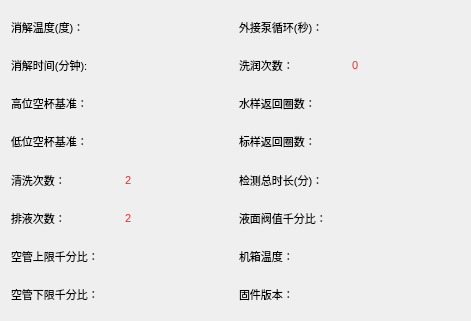
    <widget class="QWidget" name="gridLayoutWidget_4">
     <property name="geometry">
      <rect>
       <x>660</x>
       <y>140</y>
       <width>471</width>
       <height>321</height>
      </rect>
     </property>
     <layout class="QGridLayout" name="gridLayout_9">
      <item row="6" column="3">
       <widget class="QLabel" name="label_115">
        <property name="styleSheet">
         <string notr="true">background: transparent;
color: rgb(239, 41, 41);
font: 8pt ;</string>
        </property>
        <property name="text">
         <string/>
        </property>
       </widget>
      </item>
      <item row="6" column="2">
       <widget class="QLabel" name="label_93">
        <property name="styleSheet">
         <string notr="true">background: transparent;
font: 8pt ;</string>
        </property>
        <property name="text">
         <string>机箱温度：</string>
        </property>
       </widget>
      </item>
      <item row="4" column="1">
       <widget class="QLabel" name="label_118">
        <property name="styleSheet">
         <string notr="true">background: transparent;
color: rgb(239, 41, 41);
font: 8pt ;</string>
        </property>
        <property name="text">
         <string>2</string>
        </property>
       </widget>
      </item>
      <item row="5" column="2">
       <widget class="QLabel" name="label_94">
        <property name="styleSheet">
         <string notr="true">background: transparent;
font: 8pt ;</string>
        </property>
        <property name="text">
         <string>液面阀值千分比：</string>
        </property>
       </widget>
      </item>
      <item row="7" column="2">
       <widget class="QLabel" name="label_102">
        <property name="styleSheet">
         <string notr="true">background: transparent;
font: 8pt ;</string>
        </property>
        <property name="text">
         <string>固件版本：</string>
        </property>
       </widget>
      </item>
      <item row="5" column="3">
       <widget class="QLabel" name="label_114">
        <property name="styleSheet">
         <string notr="true">background: transparent;
color: rgb(239, 41, 41);
font: 8pt ;</string>
        </property>
        <property name="text">
         <string/>
        </property>
       </widget>
      </item>
      <item row="0" column="0">
       <widget class="QLabel" name="label_90">
        <property name="styleSheet">
         <string notr="true">background: transparent;
font: 8pt ;</string>
        </property>
        <property name="text">
         <string>消解温度(度)：</string>
        </property>
       </widget>
      </item>
      <item row="0" column="3">
       <widget class="QLabel" name="label_85">
        <property name="styleSheet">
         <string notr="true">background: transparent;
color: rgb(239, 41, 41);
font: 8pt ;</string>
        </property>
        <property name="text">
         <string/>
        </property>
       </widget>
      </item>
      <item row="4" column="2">
       <widget class="QLabel" name="label_101">
        <property name="styleSheet">
         <string notr="true">background: transparent;
font: 8pt ;</string>
        </property>
        <property name="text">
         <string>检测总时长(分)：</string>
        </property>
       </widget>
      </item>
      <item row="7" column="1">
       <widget class="QLabel" name="label_121">
        <property name="styleSheet">
         <string notr="true">background: transparent;
color: rgb(239, 41, 41);
font: 8pt ;</string>
        </property>
        <property name="text">
         <string/>
        </property>
       </widget>
      </item>
      <item row="2" column="0">
       <widget class="QLabel" name="label_92">
        <property name="styleSheet">
         <string notr="true">background: transparent;
font: 8pt ;</string>
        </property>
        <property name="text">
         <string>高位空杯基准：</string>
        </property>
       </widget>
      </item>
      <item row="3" column="2">
       <widget class="QLabel" name="label_99">
        <property name="styleSheet">
         <string notr="true">background: transparent;
font: 8pt ;</string>
        </property>
        <property name="text">
         <string>标样返回圈数：</string>
        </property>
       </widget>
      </item>
      <item row="2" column="1">
       <widget class="QLabel" name="label_86">
        <property name="styleSheet">
         <string notr="true">background: transparent;
color: rgb(239, 41, 41);
font: 8pt ;</string>
        </property>
        <property name="text">
         <string/>
        </property>
       </widget>
      </item>
      <item row="6" column="0">
       <widget class="QLabel" name="label_103">
        <property name="styleSheet">
         <string notr="true">background: transparent;
font: 8pt ;</string>
        </property>
        <property name="text">
         <string>空管上限千分比：</string>
        </property>
       </widget>
      </item>
      <item row="6" column="1">
       <widget class="QLabel" name="label_120">
        <property name="styleSheet">
         <string notr="true">background: transparent;
color: rgb(239, 41, 41);
font: 8pt ;</string>
        </property>
        <property name="text">
         <string/>
        </property>
       </widget>
      </item>
      <item row="3" column="1">
       <widget class="QLabel" name="label_117">
        <property name="styleSheet">
         <string notr="true">background: transparent;
color: rgb(239, 41, 41);
font: 8pt ;</string>
        </property>
        <property name="text">
         <string/>
        </property>
       </widget>
      </item>
      <item row="2" column="3">
       <widget class="QLabel" name="label_83">
        <property name="styleSheet">
         <string notr="true">background: transparent;
color: rgb(239, 41, 41);
font: 8pt ;</string>
        </property>
        <property name="text">
         <string/>
        </property>
       </widget>
      </item>
      <item row="3" column="0">
       <widget class="QLabel" name="label_95">
        <property name="styleSheet">
         <string notr="true">background: transparent;
font: 8pt ;</string>
        </property>
        <property name="text">
         <string>低位空杯基准：</string>
        </property>
       </widget>
      </item>
      <item row="1" column="2">
       <widget class="QLabel" name="label_97">
        <property name="styleSheet">
         <string notr="true">background: transparent;
font: 8pt ;</string>
        </property>
        <property name="text">
         <string>洗润次数：</string>
        </property>
       </widget>
      </item>
      <item row="0" column="2">
       <widget class="QLabel" name="label_87">
        <property name="styleSheet">
         <string notr="true">background: transparent;
font: 8pt ;</string>
        </property>
        <property name="text">
         <string>外接泵循环(秒)：</string>
        </property>
       </widget>
      </item>
      <item row="1" column="3">
       <widget class="QLabel" name="label_89">
        <property name="styleSheet">
         <string notr="true">background: transparent;
color: rgb(239, 41, 41);
font: 8pt ;</string>
        </property>
        <property name="text">
         <string>0</string>
        </property>
       </widget>
      </item>
      <item row="2" column="2">
       <widget class="QLabel" name="label_100">
        <property name="styleSheet">
         <string notr="true">background: transparent;
font: 8pt ;</string>
        </property>
        <property name="text">
         <string>水样返回圈数：</string>
        </property>
       </widget>
      </item>
      <item row="4" column="3">
       <widget class="QLabel" name="label_113">
        <property name="styleSheet">
         <string notr="true">background: transparent;
color: rgb(239, 41, 41);
font: 8pt;</string>
        </property>
        <property name="text">
         <string/>
        </property>
       </widget>
      </item>
      <item row="5" column="1">
       <widget class="QLabel" name="label_119">
        <property name="styleSheet">
         <string notr="true">background: transparent;
color: rgb(239, 41, 41);
font: 8pt ;</string>
        </property>
        <property name="text">
         <string>2</string>
        </property>
       </widget>
      </item>
      <item row="3" column="3">
       <widget class="QLabel" name="label_91">
        <property name="styleSheet">
         <string notr="true">background: transparent;
color: rgb(239, 41, 41);
font: 8pt ;</string>
        </property>
        <property name="text">
         <string/>
        </property>
       </widget>
      </item>
      <item row="5" column="0">
       <widget class="QLabel" name="label_96">
        <property name="styleSheet">
         <string notr="true">background: transparent;
font: 8pt ;</string>
        </property>
        <property name="text">
         <string>排液次数：</string>
        </property>
       </widget>
      </item>
      <item row="7" column="3">
       <widget class="QLabel" name="label_116">
        <property name="styleSheet">
         <string notr="true">background: transparent;
color: rgb(239, 41, 41);
font: 8pt ;</string>
        </property>
        <property name="text">
         <string/>
        </property>
       </widget>
      </item>
      <item row="0" column="1">
       <widget class="QLabel" name="label_82">
        <property name="styleSheet">
         <string notr="true">background: transparent;
color: rgb(239, 41, 41);
font: 8pt ;</string>
        </property>
        <property name="text">
         <string/>
        </property>
       </widget>
      </item>
      <item row="4" column="0">
       <widget class="QLabel" name="label_104">
        <property name="styleSheet">
         <string notr="true">background: transparent;
font: 8pt ;</string>
        </property>
        <property name="text">
         <string>清洗次数：</string>
        </property>
       </widget>
      </item>
      <item row="1" column="1">
       <widget class="QLabel" name="label_84">
        <property name="styleSheet">
         <string notr="true">background: transparent;
color: rgb(239, 41, 41);
font: 8pt ;</string>
        </property>
        <property name="text">
         <string/>
        </property>
       </widget>
      </item>
      <item row="1" column="0">
       <widget class="QLabel" name="label_88">
        <property name="styleSheet">
         <string notr="true">background: transparent;
font: 8pt ;</string>
        </property>
        <property name="text">
         <string>消解时间(分钟):</string>
        </property>
       </widget>
      </item>
      <item row="7" column="0">
       <widget class="QLabel" name="label_98">
        <property name="styleSheet">
         <string notr="true">background: transparent;
font: 8pt ;</string>
        </property>
        <property name="text">
         <string>空管下限千分比：</string>
        </property>
       </widget>
      </item>
     </layout>
    </widget>
